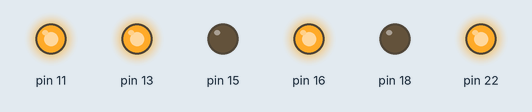
Simulated run of this program. Board: Raspberry Pi (header pin numbers). Shown: output pins drawn as LEDs (lit = HIGH). At 1.0 s the program stops and its outputs stay as they are.

Above: at 0.1 s.
At 1.1 s:
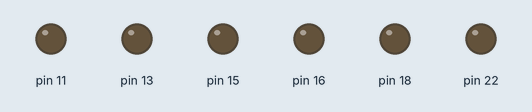
Timing chart, 0 to 2.5 s (numbered marks = the images above):
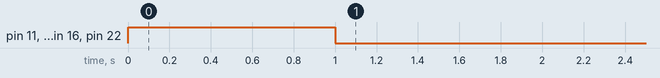

The program:

motor_test.py
```python
import motor,time
import numpy as np
import RPi.GPIO as gpio
pf = motor.Platform([[11,13,15,0.92],[22,16,18,1]])
pf.test()

'''
#       en,in1,in2
ctrl = [[11,13,15],[22,16,18]]

mt0 = motor.Motor(ctrl[0])
mt1 = motor.Motor(ctrl[1])
for i in range(20,100):
    mt0.run(i/100)
    mt1.run(i/100)
    time.sleep(0.02)
mt0.run(0.5)
mt1.run(0.5)
time.sleep(0.5)
mt0.run(0)
mt1.run(0)
gpio.cleanup()
'''
```

motor.py
```python
import RPi.GPIO as gpio, numpy as np, time

class Motor:
    '''
    电机类:
    初始化函数
    运动（函数）方向、速度-归一化
    '''
    def __init__(self,ctrl):
        #ctrl为三元素列表，包含三个功能引脚的标号(以BOARD方式计)
        self.en = ctrl[0]
        self.in1 = ctrl[1]
        self.in2 = ctrl[2]
        gpio.setmode(gpio.BOARD)
        #使用PWM类定义EN使能端,PWM频率为1kHz
        #考虑到电机堵转异响
        #同时为防止高频异响影响传感器工作
        #也为了保证L298N驱动芯片工作频率低于最高频率
        #将PWM调速频率提升至25kHz
        gpio.setup(self.en, gpio.OUT)
        self.EN = gpio.PWM(self.en,200)
        #占空比为0,确保电机停转
        self.EN.start(0)
        gpio.setup(self.in1, gpio.OUT)
        gpio.setup(self.in2, gpio.OUT)
        #异常关机必然导致控制异常,故必须在初始化时强调低电平
        gpio.output(self.in1, gpio.LOW)
        gpio.output(self.in2, gpio.LOW)
        #gpio.cleanup()
    '''
    L298N 驱动表
    | en|in1|in2|effect|
    | 0 | x | x |  空  |
    | 1 | 0 | 0 |  空  |
    | 1 | 0 | 1 |  反  |
    | 1 | 1 | 0 |  正  |
    | 1 | 1 | 1 | 制动 |
    '''
    def symbol(self,num):
        #符号函数,为run函数判断运动方向
        return 1 if num>=0 else 0

    def run(self,speed):
        #运动函数
        #输入要求：
        #speed∈[-1,1]
        if abs(speed)>100:
            speed = speed/abs(speed)*100
        gpio.output(self.in1,self.symbol(speed))
        gpio.output(self.in2,1-self.symbol(speed))
        self.EN.ChangeDutyCycle(abs(speed))


    def brake(self):
        #刹车函数-施加反向作用力
        gpio.output(self.in1,1)
        gpio.output(self.in2,1)
        self.EN.ChangeDutyCycle(100)

    def stop(self):
        #停转函数-电机自由转动
        gpio.output(self.in1,0)
        gpio.output(self.in2,0)
        self.EN.ChangeDutyCycle(0)

class Platform:
    '''
    平台整体控制类,包含
    两侧电机控制类
    当前速度
    pid(参数)
    pid(函数)
    串    out=p(in)+i(in)+d(in)
    并    out=d(i(p(in)))
    运动(函数)
    '''
    def __init__(self,ctrl,dists=0,angle=0):
        self.Left = Motor(ctrl[0][0:3])#左轮
        self.Right = Motor(ctrl[1][0:3])#右轮
        self.rate = [ctrl[0][3],ctrl[1][3]]
        self.speed = [0,0]
        self.DISTS = dists
        self.ANGLE = angle
        self.dpp = 0.01
        self.dpi = 0.01
        self.dpd = 0.01
        self.app = 0.01
        self.api = 0.01
        self.apd = 0.01

    def set_Config(self,dists,angle):
        self.DISTS = dists
        self.ANGLE = angle

    def PID(self,data):
        dists = [dist - self.DISTS for dist in data[0]]
        angle = [angl - self.ANGLE for angl in data[1]]
        self.speed[0] += self.dpp*dists[-1]+self.dpi*np.sum(dists)+self.dpd*(dists[-1]-dists[-2])
        self.speed[1] += self.app*angle[-1]+self.api*np.sum(angle)+self.apd*(angle[-1]-angle[-2])

    def RUN(self):
        #传入data:二重list,具有最近一段采样时间的一定数量的数据
        #0:距离
        #1:角度
        #PID 更新当前速度
        #顺时针为角度正方向
        #故应在右轮施加正速度以抵消正偏角
        # print((self.speed[0]-self.speed[1])*self.rate[0],(self.speed[0]+self.speed[1])*self.rate[1])
        self.Left.run((self.speed[0]-self.speed[1])*self.rate[0])
        self.Right.run((self.speed[0]+self.speed[1])*self.rate[1])

    def test(self):
        self.Left.run(100)
        self.Right.run(100)
        time.sleep(1)
        self.Left.stop()
        self.Right.stop()

    def STOP(self):
        self.Left.stop()
        self.Right.stop()
```

Measured:
- by itself, pin 22: HIGH → LOW at 1.0 s
